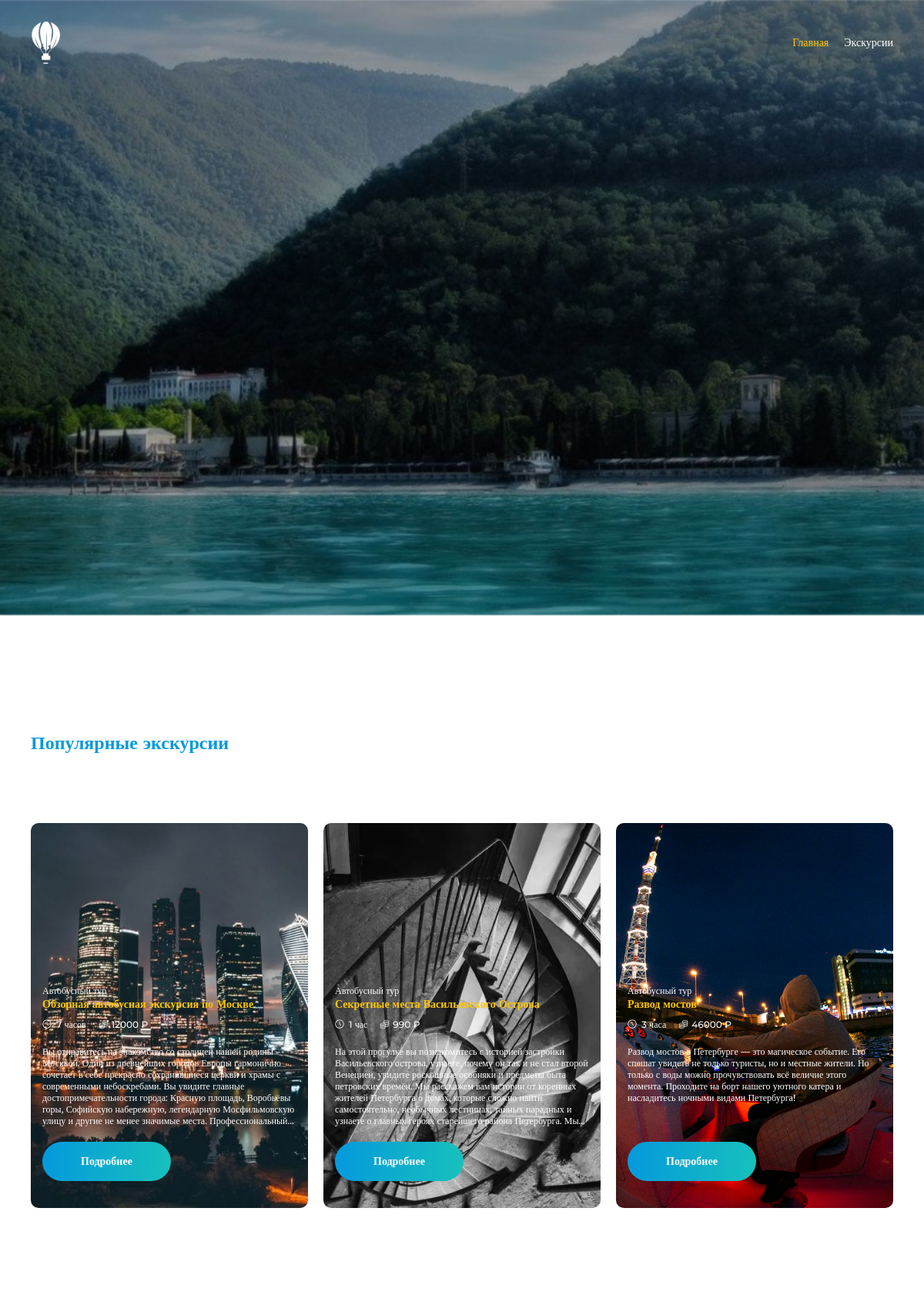
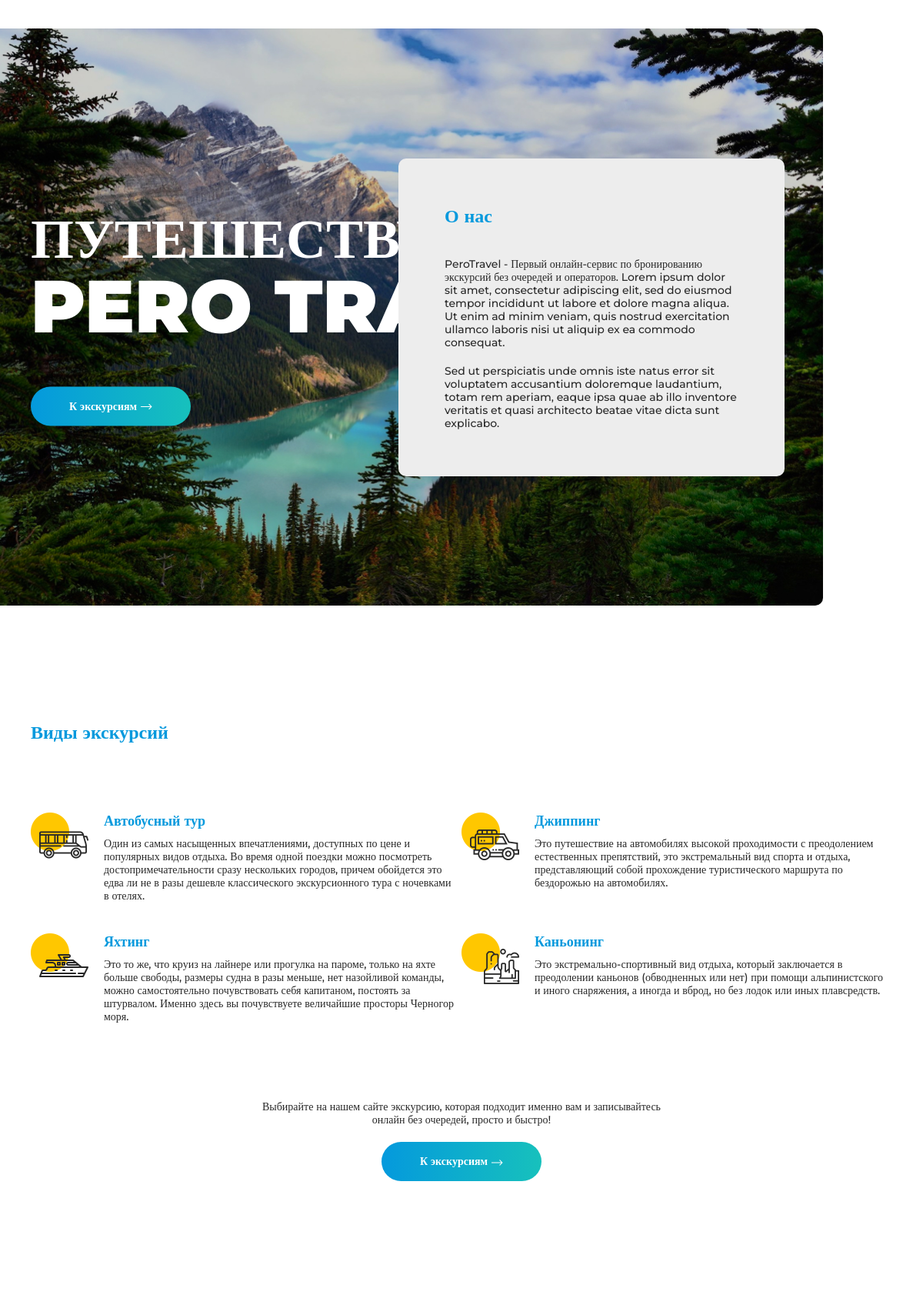
The page / (upper part) on the database its author committed (2 pictures, top to bottom).
### catalog/models.py (models this page shows, shortened)
class Tour(models.Model):
    class Meta:
        verbose_name = "Тур"
        verbose_name_plural = "Туры"
    name = models.CharField(max_length=255, verbose_name="Название тура")
    image = models.ImageField(upload_to="images", verbose_name="Фото")
    type_of_tour = models.ForeignKey(Type, on_delete=models.DO_NOTHING, verbose_name="Вид тура")
    place = models.CharField(max_length=255, verbose_name="Место проведения тура")
    price = models.PositiveIntegerField(verbose_name="Цена тура за одного человека")
    time = models.CharField(max_length=255, verbose_name="Длительность тура")
    description = models.TextField(verbose_name="Описание экскурсии")
    description2 = models.TextField(verbose_name="Описание маршрута (каждую точку писать с новой строки!)")
    additional_plces = models.TextField(verbose_name="Далее на выбор (каждую точку писать с новой строки!)", blank=True, null=True)
    gallery = models.ForeignKey(TourGallery, on_delete=models.CASCADE, verbose_name="Галлерея")
    additional_expences = models.ManyToManyField(TourExp, verbose_name="Дополнительные расходы")
    fav = models.BooleanField(verbose_name="Добавить в популярные туры", default=False)
    def get_absolute_url(self):
        return reverse("single_tour", kwargs={"pk": self.pk})

class Type(models.Model):
    class Meta:
        verbose_name = "Вид тура"
        verbose_name_plural = "Виды туров"
    name = models.CharField(max_length=255, verbose_name="Вид тура")
    slug = models.SlugField(max_length=255, db_index=True, unique=True)
    def __str__(self):
        return self.name

### catalog/views.py (the view)
# urls.py: path('', home, name='home'),
def home(request):
    popular = Tour.objects.filter(fav=True)
    context = {'cat': 'home', 'popular': popular}
    return render(request, 'index.html', context=context)

### catalog/templates/index.html (shortened to what this page needs)
{% extends 'base.html' %}
{% load static %}
{% block main %}
        <main>
			<section class="home">
				<div class="home__bg ibg">
				</div>
				<div class="container">
					<div class="home__body">
						<div class="home__content">
							<div class="home__title">
								<p class="home__title-medium">ПУТЕШЕСТВУЙ</p>
								<span class="home__title-yellow">вместе с</span>
								<p class="home__title-bold">PERO TRAVEL</p>
							</div>
							<ul class="home__social">
								<li><a class="home__social-link" href=""><img src="{% static 'Img/Home/Main/Icon_03.svg' %}" alt=""></a></li>
								<li><a class="home__social-link" href=""><img src="{% static 'Img/Home/Main/Icon_02.svg' %}" alt=""></a></li>
								<li><a class="home__social-link" href=""><img src="{% static 'Img/Home/Main/Icon_01.svg' %}" alt=""></a></li>
							</ul>
						</div>
						<a href="{% url 'tours' %}" class="home__button button button_arrow">К экскурсиям</a>
					</div>
				</div>
			</section>
			<section class="popular">
				<div class="container">
					<div class="popular__body">
						<h2 class="popular__title page-title">
							Популярные экскурсии
						</h2>
						<div class="slider">
							<div class="popular__slider swiper">
								<div class="popular__slider-wrapper swiper-wrapper">
									{% for t in popular %}
									<div class="popular__item-wrapper swiper-slide">
										<div class="popular__item ibg tour-card">
											<p class="tour-card__type">
												{{t.type_of_tour}}
											</p>
											<h3 class="tour-card__title">
												{{ t.name }}
											</h3>
											<div class="tour-card__info">
												<span class="tour-card__time">
													{{ t.time }}
												</span>
												<span class="tour-card__cost">
													{{ t.price }} ₽
												</span>
											</div>
											<p class="tour-card__desc">
												{{ t.description }}
											</p>
											<a href="{{t.get_absolute_url}}" class="tour-card__button button">
												Подробнее
											</a>
										</div>
									</div>
									{% endfor %}
								</div>
							</div>
						</div>
					</div>
				</div>
			</section>
			<section class="about">
				<div class="container">
					<div class="about__body">
						<div class="about__description">
							<h2 class="about__title page-title">
								О нас
							</h2>
							<div class="about__desc desc">
								<p>
									PeroTravel - Первый онлайн-сервис по бронированию экскурсий без очередей и операторов.
									Lorem ipsum dolor sit amet, consectetur adipiscing elit, sed do eiusmod tempor incididunt ut labore et dolore magna aliqua. Ut enim ad minim veniam, quis nostrud exercitation ullamco laboris nisi ut aliquip ex ea commodo consequat.
								</p>
								<p>
									Sed ut perspiciatis unde omnis iste natus error sit voluptatem accusantium doloremque laudantium, totam rem aperiam, eaque ipsa quae ab illo inventore veritatis et quasi architecto beatae vitae dicta sunt explicabo.
								</p>
							</div>
						</div>
					</div>
				</div>
			</section>
			<section class="types">
				<div class="container">
					<div class="types__body">
						<h2 class="types__title page-title">
							Виды экскурсий
						</h2>
						<div class="types__content">
							<div class="types__item">
								<div class="types__item-image">
									<img src="{% static 'Img/Home/Types/icon_01.svg' %}" alt="">
								</div>
								<div class="types__item-info">
									<h3 class="types__item-title">
										Автобусный тур
									</h3>
									<p class="types__item-desc desc">
										Один из самых насыщенных впечатлениями, доступных по цене и популярных видов отдыха. Во время одной поездки можно посмотреть достопримечательности сразу нескольких городов, причем обойдется это едва ли не в разы дешевле классического экскурсионного тура с ночевками в отелях.
									</p>
								</div>
							</div>
							<div class="types__item">
								<div class="types__item-image">
									<img src="{% static 'Img/Home/Types/icon_02.svg' %}" alt="">
								</div>
								<div class="types__item-info">
									<h3 class="types__item-title">
										Джиппинг
									</h3>
									<p class="types__item-desc desc">
										Это путешествие на автомобилях высокой проходимости с преодолением естественных препятствий, это экстремальный вид спорта и отдыха, представляющий собой прохождение туристического маршрута по бездорожью на автомобилях.
									</p>
								</div>
							</div>
							<div class="types__item">
								<div class="types__item-image">
									<img src="{% static 'Img/Home/Types/icon_03.svg' %}" alt="">
								</div>
								<div class="types__item-info">
									<h3 class="types__item-title">
										Яхтинг
									</h3>
									<p class="types__item-desc desc">
										Это то же, что круиз на лайнере или прогулка на пароме, только на яхте больше свободы, размеры судна в разы меньше, нет назойливой команды, можно самостоятельно почувствовать себя капитаном, постоять за штурвалом. Именно здесь вы почувствуете величайшие просторы Черногор моря.
									</p>
								</div>
							</div>
							<div class="types__item">
								<div class="types__item-image">
									<img src="{% static 'Img/Home/Types/icon_04.svg' %}" alt="">
								</div>
								<div class="types__item-info">
									<h3 class="types__item-title">
										Каньонинг
									</h3>
									<p class="types__item-desc desc">
										Это экстремально-спортивный вид отдыха, который заключается в преодолении каньонов (обводненных или нет) при помощи альпинистского и иного снаряжения, а иногда и вброд, но без лодок или иных плавсредств.
									</p>
								</div>
							</div>
						</div>
						<div class="types__additionally">
							<p class="types__info desc">
								Выбирайте на нашем сайте экскурсию, которая подходит именно вам и записывайтесь онлайн без очередей, просто и быстро!
							</p>
							<a href="{% url 'tours' %}" class="types__button button button_arrow">К экскурсиям</a>
						</div>
					</div>
				</div>
			</section>
		</main>
{% endblock %}

### rows shown on the page
Tour: type_of_tour "Автобусный тур", name "Обзорная автобусная экскурсия по Москве", time "7 часов", price "12000", description "Вы отправитесь на знакомство со столицей нашей родины – Москвой. Один из древнейших городов Европы гармонично сочетает в себе прекрасно сохранившиеся церкви и храмы с современными небоскребами. Вы увидите главные достопримечательности города: Красную площадь, Воробьёвы горы, Софийскую набережную, легендарную Мосфильмовскую улицу и другие не менее значимые места.…"
Tour: type_of_tour "Автобусный тур", name "Секретные места Васильевского Острова", time "1 час", price "990", description "На этой прогулке вы познакомитесь с историей застройки Васильевского острова, узнаете, почему он так и не стал второй Венецией, увидите роскошные особняки и предметы быта петровских времён. Мы расскажем вам истории от коренных жителей Петербурга о домах, которые сложно найти самостоятельно, необычных лестницах, тайных парадных и узнаете о главных героях старейшего района Петербурга.…"
Tour: type_of_tour "Автобусный тур", name "Развод мостов", time "3 часа", price "46000", description "Развод мостов в Петербурге — это магическое событие. Его спешат увидеть не только туристы, но и местные жители. Но только с воды можно прочувствовать всё величие этого момента. Проходите на борт нашего уютного катера и насладитесь ночными видами Петербурга!"
